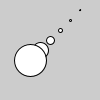
Frame 1 (no input)
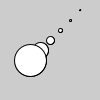
Frame 2 (the mouse pressed at the canvas centre, redrawn once)

The Processing sketch that drew these frames (run headless with seeded random() and noise(); the mouse was pressed at the canvas centre and the sketch redrawn once):

// Processing sketch: sketch_21_2
// ── sketch_21_2.pde
//21.2

void setup() { 
  size(100, 100);
  smooth();
  noLoop();
}

void draw() { 
  circle(80, 10, 1, 1);
  circle(70, 20, 2, 2);
  circle(60, 30, 4, 4);
  circle(50, 40, 8, 8);
  circle(40, 50, 16, 16);
  circle(30, 60, 32, 32);
}

void circle(int x, int y, int width, int height) {
  fill(255);
  ellipse(x, y, width, height);
}
